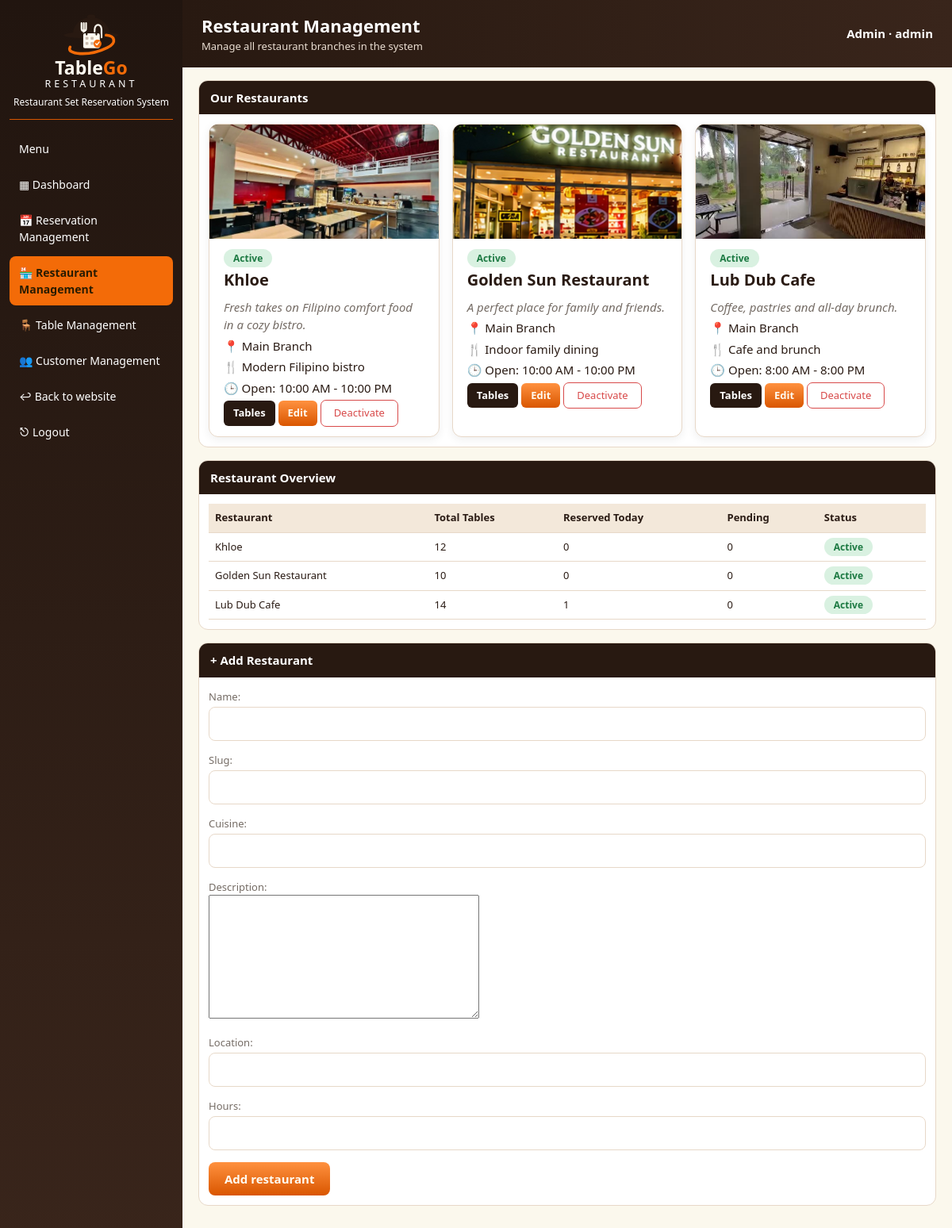
The page /dashboard/restaurants/ (signed in) on the database its author committed.
### booking/models.py (models this page shows, shortened)
class Restaurant(models.Model):
    name = models.CharField(max_length=80)
    slug = models.SlugField(unique=True)
    cuisine = models.CharField(max_length=80)
    description = models.TextField(blank=True)
    fixtures = models.JSONField(default=list, blank=True, help_text="Floor-plan areas: label, x, y, w, h")
    location = models.CharField(max_length=80, blank=True)
    hours = models.CharField(max_length=60, blank=True)
    active = models.BooleanField(default=True)

### booking/views.py (the view, shortened to what this page needs)
# urls.py: path("dashboard/restaurants/", v.d_restaurants, name="d_restaurants"),
@dash_only
def d_restaurants(request, rests, is_admin):
    if not is_admin:
        raise PermissionDenied
    form = RestaurantForm()
    today = timezone.localdate()
    rows = rests.annotate(nt=Count("table", distinct=True))
    for r in rows:
        r.today = r.reservation_set.filter(date=today, status__in=LIVE).count()
        r.pend = r.reservation_set.filter(status="pending").count()
    return dash(request, "d_restaurants.html", is_admin, "restaurants", rows=rows, form=form)

### booking/forms.py
class RestaurantForm(forms.ModelForm):
    class Meta:
        model = Restaurant
        fields = ["name", "slug", "cuisine", "description", "location", "hours"]

### booking/views.py (called while the page is built)
def dash_only(fn):
    @wraps(fn)
    @login_required
    def wrapper(request, *a, **k):
        if request.user.is_staff:
            rests, is_admin = Restaurant.objects.all(), True
        elif getattr(request.user, "manager", None):
            rests, is_admin = Restaurant.objects.filter(pk=request.user.manager.restaurant_id), False
        else:
            raise PermissionDenied
        return fn(request, rests, is_admin, *a, **k)
    return wrapper

def dash(request, tpl, is_admin, nav, **ctx):
    return render(request, tpl, {"is_admin": is_admin, "nav": nav, **ctx})

### booking/templates/d_restaurants.html (shortened to what this page needs)
{% extends "dash_base.html" %}{% load static %}{% block heading %}<h1>Restaurant Management</h1><p>Manage all restaurant branches in the system</p>{% endblock %}
{% block body %}<section class="box restaurant-management"><div class="bh"><h3>Our Restaurants</h3></div><div class="cards">{% for r in rows %}<article class="rcard"><div class="ph" style="background-image:url('{% static 'booking/img/'|add:r.slug|add:'.jpg' %}')"></div><div class="rb"><span class="badge {% if r.active %}on{% else %}off{% endif %}">{% if r.active %}Active{% else %}Inactive{% endif %}</span><h3>{{ r.name }}</h3><p class="mu"><i>{{ r.description }}</i></p><p>📍 {{ r.location }}</p><p>🍴 {{ r.cuisine }}</p><p>🕒 Open: {{ r.hours }}</p>
<a class="dk sm" href="{% url 'd_tables' %}?r={{ r.slug }}">Tables</a> <a class="gold sm" href="/admin/booking/restaurant/{{ r.pk }}/change/">Edit</a>
<form method="post" class="in"><button class="cancel sm">{% if r.active %}Deactivate{% else %}Activate{% endif %}</button></form></div></article>{% endfor %}</div></section>
<section class="box"><div class="bh"><h3>Restaurant Overview</h3></div><div class="tw"><table class="dt"><tr><th>Restaurant</th><th>Total Tables</th><th>Reserved Today</th><th>Pending</th><th>Status</th></tr>{% for r in rows %}<tr><td>{{ r.name }}</td><td>{{ r.nt }}</td><td>{{ r.today }}</td><td>{{ r.pend }}</td><td><span class="badge {% if r.active %}on{% else %}off{% endif %}">{% if r.active %}Active{% else %}Inactive{% endif %}</span></td></tr>{% endfor %}</table></div></section>
<section class="box"><div class="bh"><h3>+ Add Restaurant</h3></div><form method="post">{% csrf_token %}{{ form.as_p }}<button class="gold">Add restaurant</button></form></section>{% endblock %}

### booking/templates/dash_base.html (shortened to what this page needs)
{% load static %}<!DOCTYPE html><html lang="en"><head><link rel="stylesheet" href="{% static 'booking/site.css' %}?v=3"></head><body>
<div class="dash"><aside class="side"><div class="logo">{% include "_logo.html" %}<b>Table<span>Go</span></b><small>RESTAURANT</small><em>Restaurant Set Reservation System</em></div>
<button class="side-menu-toggle" type="button" aria-expanded="false" aria-controls="side-nav">Menu</button><nav class="side-nav" id="side-nav">
<a class="{% if nav == 'dashboard' %}on{% endif %}" href="{% url 'dashboard' %}">▦ Dashboard</a>
<a class="{% if nav == 'reservations' %}on{% endif %}" href="{% url 'd_reservations' %}">📅 Reservation Management</a>
{% if is_admin %}<a class="{% if nav == 'restaurants' %}on{% endif %}" href="{% url 'd_restaurants' %}">🏪 Restaurant Management</a>{% endif %}
<a class="{% if nav == 'tables' %}on{% endif %}" href="{% url 'd_tables' %}">🪑 Table Management</a>
{% if is_admin %}<a class="{% if nav == 'customers' %}on{% endif %}" href="{% url 'd_customers' %}">👥 Customer Management</a>{% endif %}
<a href="{% url 'home' %}">↩ Back to website</a>
<form method="post" action="{% url 'logout' %}">{% csrf_token %}<button>⎋ Logout</button></form></nav></aside>
<div class="content"><div class="dtop"><div>{% block heading %}{% endblock %}</div><b>{% if is_admin %}Admin{% else %}Manager{% endif %} · {{ user.username }}</b></div>
<div class="dbody">{% for m in messages %}<div class="msg {{ m.tags }}">{{ m }}</div>{% endfor %}{% block body %}{% endblock %}</div></div></div>
</body></html>

### booking/static/booking/site.css (style rules this page uses)
:root { --navy: #281911; --gold: #f36b08; --gold2: #d95600; --cream: #fbf8ed; --tx: #2a1b14; --mu: #756c65; --bd: #e7d8c8; --ok: #2ea05a; --bad: #d84a4a; }
* { box-sizing: border-box; }
body { margin: 0; font: 15px/1.5 system-ui, -apple-system, "Segoe UI", sans-serif; background: var(--cream); color: var(--tx); }
a { color: inherit; }
.mu { color: var(--mu); }
h2, h3 { margin: 0.2em 0; }
.brand-name > b span, .logo > b span { color: var(--gold); }
button { font: inherit; cursor: pointer; }
.gold { background: linear-gradient(#ff913f, var(--gold2)); color: #fffaf0; border: 0; padding: 10px 20px; border-radius: 8px; font-weight: 700; text-decoration: none; display: inline-block; }
.dk { background: var(--navy); color: #fff; border: 0; padding: 10px 20px; border-radius: 8px; font-weight: 600; text-decoration: none; display: inline-block; }
.sm { padding: 6px 12px; font-size: 13px; border-radius: 6px; }
.cards { display: grid; grid-template-columns: repeat(auto-fit, minmax(220px, 1fr)); gap: 16px; }
.rcard { background: #fff; border: 1px solid var(--bd); border-radius: 12px; overflow: hidden; box-shadow: 0 3px 12px #0001; }
.ph { background: #39251b center/cover; height: 150px; }
.rb { padding: 12px 14px; }
.rb h3 { margin: 0 0 4px; }
.rb p { margin: 2px 0; font-size: 13px; }
.restaurant-management .cards { grid-template-columns: repeat(auto-fit, minmax(min(100%, 280px), 1fr)); }
.restaurant-management .ph { height: auto; aspect-ratio: 2/1; }
.restaurant-management .rb { padding: 12px 18px; }
.restaurant-management .rb h3 { font-size: 20px; margin: 2px 0 8px; }
.restaurant-management .rb p { font-size: 15px; margin: 4px 0; }
label { display: block; font-size: 13px; color: var(--mu); }
input, select { width: 100%; padding: 9px; margin-top: 3px; border: 1px solid var(--bd); border-radius: 8px; font: inherit; background: #fff; color: var(--tx); }
.badge { padding: 3px 12px; border-radius: 99px; font-size: 12px; font-weight: 600; background: #e3e6ec; }
.badge.confirmed, .badge.on { background: #d9f1e1; color: #1d7a43; }
.cancel { border: 1px solid var(--bad); color: var(--bad); background: #fff; padding: 6px 16px; border-radius: 7px; }
.dash { display: grid; grid-template-columns: 230px 1fr; min-height: 100vh; }
.side { background: linear-gradient(#21150f, #39251b); color: #fff; padding: 16px 12px; display: flex; flex-direction: column; gap: 4px; }
.side-nav { display: flex; flex-direction: column; gap: 4px; }
.side-menu-toggle { display: none; }
.logo { text-align: center; margin-bottom: 12px; border-bottom: 1px solid var(--gold2); padding-bottom: 12px; display: flex; flex-direction: column; align-items: center; }
.logo b { color: #fffaf0; font: 900 23px/1 system-ui, sans-serif; }
.logo small { letter-spacing: 4px; }
.logo em { font-size: 12px; font-style: normal; margin-top: 4px; }
.side a, .side button { color: #fff; text-decoration: none; padding: 10px 12px; border-radius: 8px; font-size: 14px; background: none; border: 0; text-align: left; width: 100%; display: block; }
.side a.on { background: var(--gold); color: #2a1c02; font-weight: 700; }
.side form { margin: 0; }
.content { min-width: 0; }
.dtop { background: linear-gradient(90deg, var(--navy), #39251b); color: #fff; padding: 16px 24px; display: flex; justify-content: space-between; align-items: center; flex-wrap: wrap; gap: 8px; }
.dtop h1 { margin: 0; font-size: 22px; }
.dtop p { margin: 0; font-size: 13px; color: #eaded2; }
.dbody { padding: 16px 20px 40px; }
.box { background: #fff; border: 1px solid var(--bd); border-radius: 12px; margin-bottom: 16px; overflow: hidden; }
.bh { background: var(--navy); color: #fff; display: flex; justify-content: space-between; align-items: center; padding: 10px 14px; }
.bh h3 { margin: 0; font-size: 15px; }
.box > *:not(.bh) { margin: 12px; }
.tw { overflow-x: auto; }
.dt { width: 100%; border-collapse: collapse; font-size: 13px; min-width: 560px; }
.dt th { background: #f3e8da; text-align: left; }
.dt th, .dt td { padding: 8px; border-bottom: 1px solid var(--bd); }
.in { display: inline; }

### rows shown on the page
Restaurant: slug (picture), active "Active", name "Khloe", description "Fresh takes on Filipino comfort food in a cozy bistro.", location "Main Branch", cuisine "Modern Filipino bistro", hours "10:00 AM - 10:00 PM", nt "12", today "0", pend "0"
Restaurant: slug (picture), active "Active", name "Golden Sun Restaurant", description "A perfect place for family and friends.", location "Main Branch", cuisine "Indoor family dining", hours "10:00 AM - 10:00 PM", nt "10", today "0", pend "0"
Restaurant: slug (picture), active "Active", name "Lub Dub Cafe", description "Coffee, pastries and all-day brunch.", location "Main Branch", cuisine "Cafe and brunch", hours "8:00 AM - 8:00 PM", nt "14", today "1", pend "0"

### other values the page prints
{{ user.username }} "admin"
